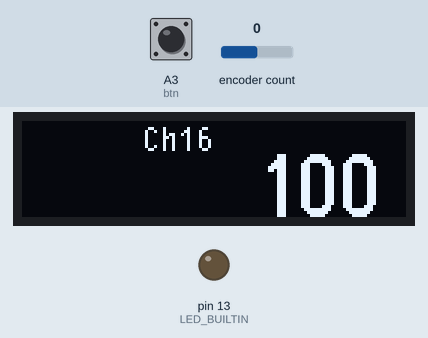
This program was run on a simulated Arduino Pro Mini, built with avr-gcc and run on an emulated ATmega328P. On the bench: 128×32 one-colour display, output pins drawn as LEDs (lit = HIGH). The inputs (shaded band) are chosen by the test bench; at power-on: A3 (btn) HIGH, encoder count 0. MIDI output is not drawn; EEPROM starts erased.

Above: at 1.2 s.
1.3 s: A3 (btn) pulled LOW for 0.15 s
At 1.9 s:
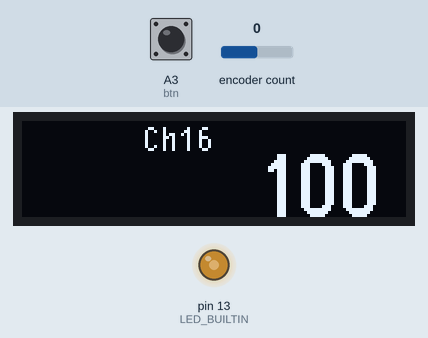
2.0 s: encoder count set to 1
At 3.8 s:
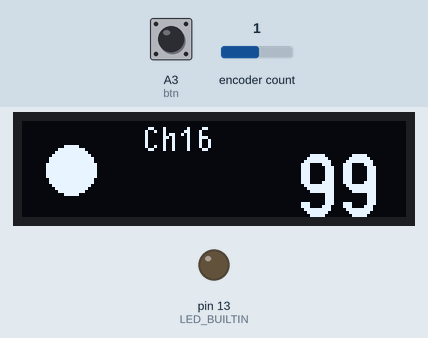
5.0 s: encoder count set to 2
At 5.7 s:
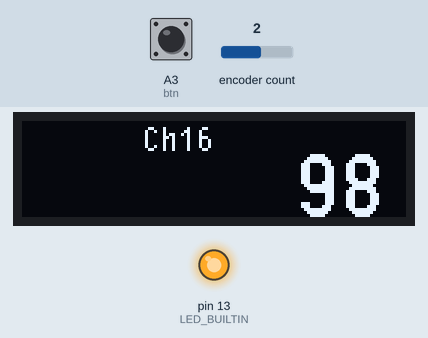
6.5 s: encoder count set to 3
At 7.9 s:
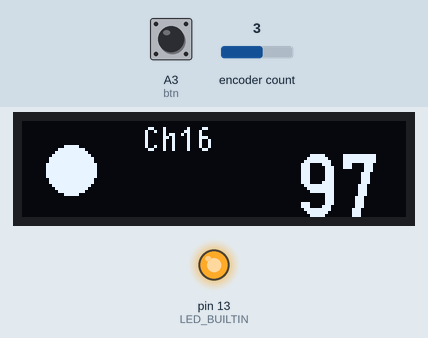
8.0 s: A3 (btn) pulsed LOW 2 times (0.12 s each, 0.3 s apart)
Timing chart, 0 to 11.1 s (numbered marks = the images above; inputs shaded):
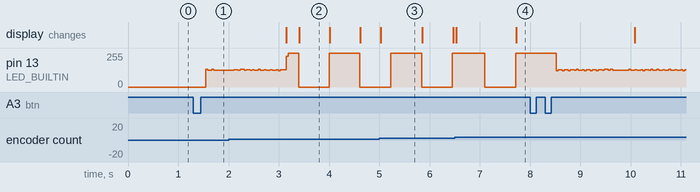

The program:

main.cpp
```cpp
#include <Arduino.h>

#ifdef ARDUINO_AVR_PROMICRO16
#define USB
#define LED_BUILTIN LED_BUILTIN_RX
#endif

#include <EEPROM.h>
#define EEPROM_ADDRESS 0
#define EEPROM_MAGIC 0xAB

struct EepromSettings {
  uint16_t bpm;
  uint8_t midiChannel;
  uint8_t magic;
};

#ifdef USB
#include <USB-MIDI.h>
#else
#include <MIDI.h>
#endif

#define USE_TIMER_1     true
#include <TimerInterrupt.h>
#include <ISR_Timer.h>

#include "U8g2lib.h"
#ifdef U8X8_HAVE_HW_I2C
#include <Wire.h>
#endif

#include <Encoder.h>
#include <OneButton.h>

#ifdef USB
USBMIDI_CREATE_DEFAULT_INSTANCE();
#else
MIDI_CREATE_DEFAULT_INSTANCE();
#endif

U8G2_SSD1306_128X32_UNIVISION_F_SW_I2C u8g2(U8G2_R0, /* clock=*/ SCL, /* data=*/ SDA, /* reset=*/ U8X8_PIN_NONE);

Encoder knob(3, 2);
static long knobPosition = 0;
static long lastPosition = 0;
OneButton btn = OneButton(
  A3,  // Input pin for the button
  true,        // Button is active LOW
  true         // Enable internal pull-up resistor
);

typedef enum {
  UI_MAIN,
  UI_SETCH,
} ui_state_t;

static uint16_t bpm = 100;
static uint16_t beat;
static int8_t listenChannel = 16;
static volatile bool bpmChanged = false;
static volatile bool toggleDisc = false;
static bool running = false;
static ui_state_t ui_state = UI_MAIN;

//clock and timing stuff
static inline float bpm2midihz(uint16_t bpm){
  return (float)24*bpm/60;
}


void TimerCallback(){
  MIDI.sendClock();
  beat++;
  if ( beat % 24 == 0 ){
    digitalWrite(LED_BUILTIN, !digitalRead(LED_BUILTIN));
    toggleDisc = true;
    beat=0;
  }
}

void startClock(uint16_t bpm){
  if ( !running ){
    bpm = 0;
    ITimer1.attachInterrupt(bpm2midihz(bpm), TimerCallback);
    running = true;
  }
}

void stopClock(){
  running = false;
  ITimer1.stopTimer();
}


void printScreen(uint8_t drawColor = 1){
  char bpmstr[5];
  snprintf(bpmstr, 5, "%4d", bpm);
  u8g2.clearBuffer();
  u8g2.setDrawColor(drawColor);
  u8g2.setFont(u8g2_font_logisoso20_tr);
  u8g2.drawStr(64,32,bpmstr);
  if ( listenChannel == MIDI_CHANNEL_OFF ){
    snprintf(bpmstr, 5, " Off");
  } else if ( listenChannel == MIDI_CHANNEL_OMNI ){
    snprintf(bpmstr, 5, " All");
  } else {
    snprintf(bpmstr, 5, "Ch%02d", listenChannel);
  }
  if ( ui_state == UI_MAIN ){
    u8g2.setFont(u8g2_font_t0_11_tr);
    u8g2.drawStr(40,10,bpmstr);
  } else if ( ui_state == UI_SETCH ){
    u8g2.drawStr(5,32,bpmstr);
  }
  u8g2.sendBuffer();
}

void bpmChange(){
  if ( running )
    ITimer1.setFrequency(bpm2midihz(bpm), TimerCallback);
}

//midi read stuff
void ControlChangeCallback(midi::Channel channel, byte control, byte value){
  switch(control){
    case 10:
      //TODO fractional bpm?
      break;
    case 11:
      if ( value > 63 )
        bpm++;
      else
        bpm--;
      bpmChanged = true;
      break;
    case 12:
      if ( value > 63 )
        bpm+=10;
      else
        bpm-=10;
      bpmChanged = true;
      break;
    case 13:
      bpm = value*100;
      break;
    case 14:
      bpm += value;
      bpmChanged = true;
      break;
    case 15:
      if ( value > 63 ){
        startClock(bpm);
      } else {
        stopClock();
      }
      break;
  }
  if ( bpmChanged ){
    bpmChange();
  }
}

void shortPress(){
  if ( ui_state == UI_MAIN ){
    if ( !running ){
      startClock(bpm);
    } else {
      stopClock();
    }
  } else {
    //TODO
  }
}

void longPress(){
  if ( !running ){
    if ( ui_state == UI_MAIN){
      ui_state = UI_SETCH;
      printScreen();
    } else if ( ui_state == UI_SETCH ){
      EepromSettings settings;
      settings.bpm = bpm;
      settings.midiChannel = listenChannel;
      settings.magic = EEPROM_MAGIC;
      EEPROM.put(EEPROM_ADDRESS, settings);
      ui_state = UI_MAIN;
      printScreen();
      MIDI.setInputChannel(listenChannel);
    }
  }
}


void setup() {
  EepromSettings settings;
  EEPROM.get(EEPROM_ADDRESS, settings);
  if ( settings.magic == EEPROM_MAGIC ){
    bpm = settings.bpm;
    listenChannel = settings.midiChannel;
  } else {
    settings.magic = EEPROM_MAGIC;
    settings.bpm = bpm;
    settings.midiChannel = listenChannel;
    EEPROM.put(EEPROM_ADDRESS, settings);
  }

  u8g2.begin();
  MIDI.begin(listenChannel);
  ITimer1.init();
  pinMode(LED_BUILTIN, OUTPUT);
  printScreen();

  knob.write(knobPosition);
  btn.attachClick(shortPress);
  btn.attachLongPressStop(longPress);

  MIDI.setHandleControlChange(ControlChangeCallback);
}


void loop() {
  MIDI.read();
  btn.tick();
  knobPosition = knob.read();
  if ( knobPosition != lastPosition ){
    int16_t move = lastPosition - knobPosition;
    if ( move >= 4 || move <= -4 ){
      move /= 4;
      if ( ui_state == UI_MAIN ){
        bpm = bpm + move;
        bpmChanged = true;
        bpmChange();
      } else if ( ui_state == UI_SETCH ){
        listenChannel = listenChannel + move;
        if ( listenChannel < MIDI_CHANNEL_OMNI || listenChannel > 250 )
          listenChannel = MIDI_CHANNEL_OMNI;
        if ( listenChannel > MIDI_CHANNEL_OFF )
          listenChannel = MIDI_CHANNEL_OFF;
        printScreen();
      }
      lastPosition = knobPosition;
    }
  }
  if ( bpmChanged ){
    printScreen();
    bpmChanged = false;
  }
  if ( toggleDisc ){
    toggleDisc = false;
    u8g2.setDrawColor(u8g2.getDrawColor()?0:1);
    u8g2.drawDisc(16, 16, 8);
    u8g2.sendBuffer();
  }
}
```

Measured:
- after the input at 1.3 s, pin 13 (LED_BUILTIN): 0/255 → 126/255 after 0.25 s, → 125/255 0.12 s later
- after the input at 2.0 s, the display: first changes after 1.1 s (image 2 shows a later state)
- after the input at 5.0 s, the display: changes at once (image 3)
- after the input at 6.5 s, the display: first changes at once (image 4 shows a later state)
- what the display in image 2 shows lasts 0.6 s, from 3.4 s to 4.0 s
- what the display in image 3 shows lasts 0.9 s, from 5.0 s to 5.9 s
